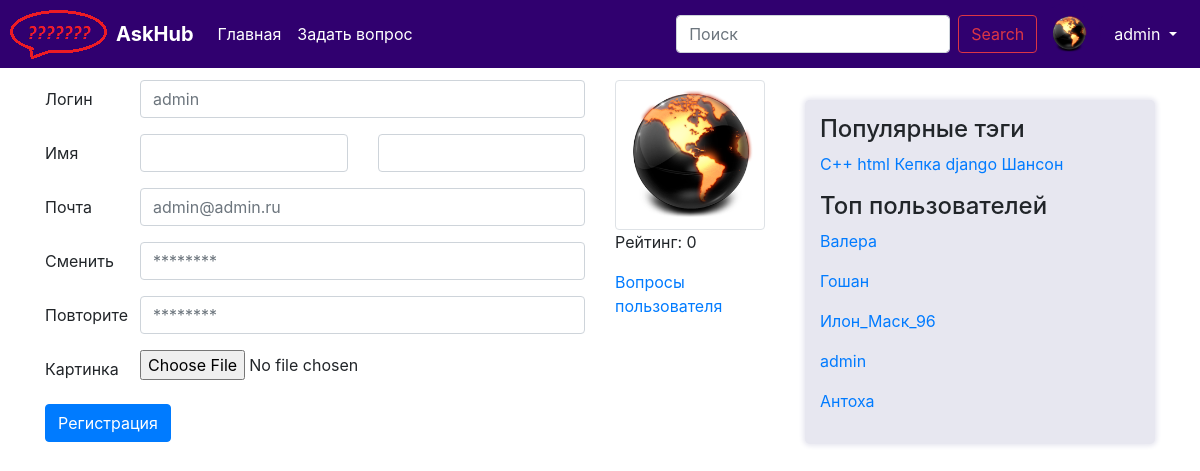
Before: /user/1 with the older database file.
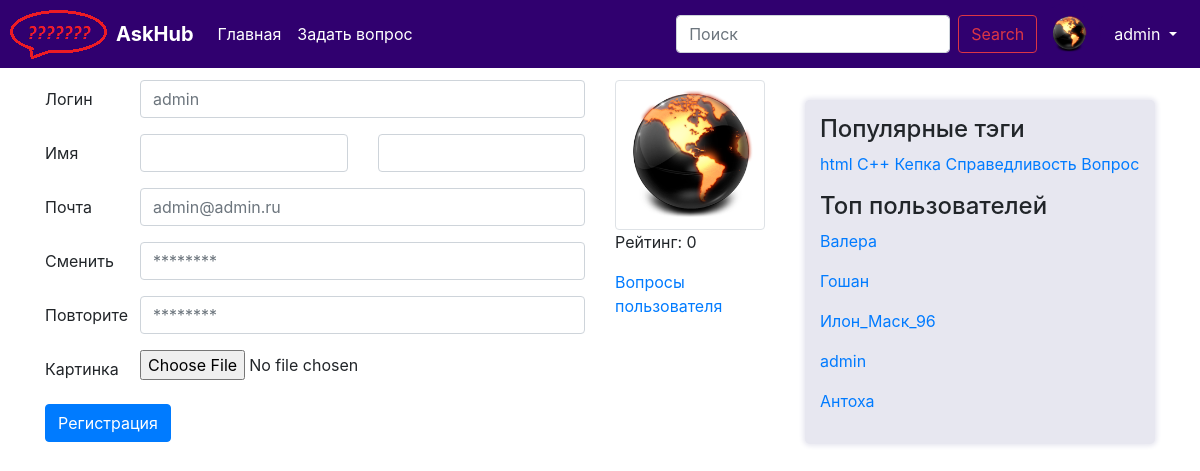
After: the same page with the newer database file.
### question/models.py (models this page shows, shortened)
class Tag(models.Model):
    title = models.CharField(max_length=120, verbose_name=u"Заголовок ярлыка")
    objects = TagManager()

class User(AbstractUser):
    upload = models.ImageField(upload_to='uploads/%Y/%m/%d/')
    registration_date = models.DateTimeField(default=timezone.now, verbose_name="Дата решистрации")
    rating = models.IntegerField(default=0, verbose_name="Рейтинг пользователя")
    objects = UserManager()
    def __str__(self):
        return self.username

### question/views.py (the view)
# urls.py: path('user/<int:id>', views.user, name='user'),
def user(request, id):
    return render(request, 'question/user.html', {
            'user': get_object_or_404(User, pk=id),
            'tags' : paginate(request, Tag.objects.hottest()),
            'users' : paginate(request, User.objects.by_rating()),
    })

### question/managers.py (called while the page is built)
    def hottest(self):
        return self.annotate(question_count=Count('question')).order_by('-question_count')

    def by_rating(self):
        return self.order_by('-rating')

### question/views.py (called while the page is built)
def paginate(request, objects_list):
    paginator = Paginator(objects_list, 5)
    page = request.GET.get('page')
    try:
        objects = paginator.page(page)
    except PageNotAnInteger:
        objects = paginator.page(1)
    except EmptyPage:
        objects = paginator.page(paginator.num_pages)
    return objects

### question/templates/question/user.html
{% extends "question/base.html" %}
{% load static %}
{% block content %}
<div class="row">
    <div class="col-9">
    <form>
        <div class="form-group row">
            <label for="inputEmail3" class="col-sm-2 col-form-label">Логин</label>
            <div class="col-sm-10">
                <input type="text" class="form-control" placeholder="{{ user }}">
            </div>
        </div>
        <div class="form-group row">
            <label for="inputEmail3" class="col-sm-2 col-form-label">Имя</label>
            <div class="col">
                <input type="text" class="form-control" placeholder="{{ user.first_name }}">
            </div>
            <div class="col">
                <input type="text" class="form-control" placeholder="{{ user.last_name }}">
            </div>
        </div>
        <div class="form-group row">
            <label for="inputEmail3" class="col-sm-2 col-form-label">Почта</label>
            <div class="col-sm-10">
                <input type="email" class="form-control" id="inputEmail3" placeholder="{{ user.email }}">
            </div>
        </div>
        <div class="form-group row">
            <label for="inputPassword3" class="col-sm-2 col-form-label">Сменить</label>
            <div class="col-sm-10">
                <input type="password" class="form-control" id="inputPassword3" placeholder="********">
            </div>
        </div>
        <div class="form-group row">
            <label for="inputPassword3" class="col-sm-2 col-form-label">Повторите</label>
            <div class="col-sm-10">
                <input type="password" class="form-control" id="inputPassword3" placeholder="********">
            </div>
        </div>
        <div class="form-group row">
            <label class="col-sm-2 col-form-label">Картинка</label>
            <div class="col-sm-10">
                <input type="file" class="form-control-file" id="exampleFormControlFile1">
            </div>
        </div>
        {% if user.is_authenticated %}
        <div class="form-group row">
            <div class="col-sm-10">
                <a href="{% url 'edit' id=user.id  %}" class="btn btn-primary">Регистрация</a>
            </div>
        </div>
        {% endif %}
    </form>
    </div>
    <div class="col-3">
        <img src="{{ MEDIA_URL }}{{ user.upload }}" alt="" class="img-thumbnail">
        <p> Рейтинг: {{ user.rating }} </p>
        <p><a href="{% url 'user_questions' id=user.id %}">Вопросы пользователя</a></p>
    </div>
</div>
{% endblock %}

### question/templates/question/navbar.html (shortened to what this page needs)
{% load static %}
{% block navbar %}
<nav class="navbar navbar-expand-md navbar-dark fixed-top" style="background-color: #30006f; margin: 0px;">
    <div>
        <img src="{% static "img/logo.png" %}" alt="">
    </div>
    <a class="navbar-brand" href="#">
        <b>AskHub</b>
    </a>
    <div class="collapse navbar-collapse" id="navbarCollapse">
        <ul class="navbar-nav mr-auto">
            <li class="nav-item active">
                <a class="nav-link" href="{% url 'index' %}">Главная <span class="sr-only">(current)</span></a>
            </li>
            <li class="nav-item active">
                <a class="nav-link" href="{% url 'ask' %}">Задать вопрос <span class="sr-only">(current)</span></a>
            </li>
        </ul>
        <form class="form-inline mt-2 mt-md-0">
            <input class="form-control mr-sm-2" type="text" placeholder="Поиск" aria-label="Поиск">
            <button class="btn btn-outline-danger my-2 my-sm-0" type="submit">Search</button>
        </form>
    </div>
    {% if user.is_authenticated %}
    <div class="ava">
        <img src="{{ MEDIA_URL }}{{ user.upload }}" alt="" style="width:40px;height:40px;">
    </div>
    <div class="btn-group" role="group">
        <button id="btnGroupDrop1" type="button" class="btn btn-secondary dropdown-toggle" style="background-color: #30006f; border-color: #30006f;" data-toggle="dropdown" aria-haspopup="true" aria-expanded="false" >
            {{ user }}
        </button>
    </div>
    {% endif %}
</nav>
{% endblock %}

### question/templates/question/sidebar.html
{% load static %}
{% block sidebar %}
    <div class="sidebar">
        <h4>Популярные тэги</h4>
        {% for t in tags %}
            <a href="{% url 'tag' id=t.id %}">{{ t.title }}</a>
        {% endfor %}
        <p>
        <h4>Топ пользователей</h4>
            {% for user in users %}
                <p><a href="{% url 'user' id=user.id %}">{{ user }}</a></p>
            {% endfor %}
        </p>
    </div>
{% endblock %}

Changed rows visible on the page:
no longer on this page (row unchanged): Tag: title "django"
no longer on this page (row unchanged): Tag: title "Шансон"
shown differently, row unchanged: Tag "html": moves up the list
now on this page (row unchanged): Tag: title "Справедливость"
added Tag: title "Вопрос"
